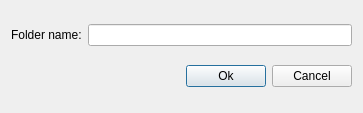
<?xml version="1.0" encoding="UTF-8"?>
<ui version="4.0">
 <class>AddNoteFolderDialog</class>
 <widget class="QDialog" name="AddNoteFolderDialog">
  <property name="geometry">
   <rect>
    <x>0</x>
    <y>0</y>
    <width>363</width>
    <height>113</height>
   </rect>
  </property>
  <property name="windowTitle">
   <string>Add note folder</string>
  </property>
  <layout class="QVBoxLayout" name="verticalLayout">
   <item>
    <layout class="QHBoxLayout" name="horizontalLayout">
     <item>
      <widget class="QLabel" name="label">
       <property name="text">
        <string>Folder name:</string>
       </property>
      </widget>
     </item>
     <item>
      <widget class="QLineEdit" name="m_newFolderNameEdit"/>
     </item>
    </layout>
   </item>
   <item>
    <layout class="QHBoxLayout" name="horizontalLayout_2">
     <item>
      <spacer name="horizontalSpacer">
       <property name="orientation">
        <enum>Qt::Horizontal</enum>
       </property>
       <property name="sizeHint" stdset="0">
        <size>
         <width>40</width>
         <height>20</height>
        </size>
       </property>
      </spacer>
     </item>
     <item>
      <widget class="QPushButton" name="m_okButton">
       <property name="text">
        <string>Ok</string>
       </property>
      </widget>
     </item>
     <item>
      <widget class="QPushButton" name="m_cancelButton">
       <property name="text">
        <string>Cancel</string>
       </property>
      </widget>
     </item>
    </layout>
   </item>
  </layout>
 </widget>
 <layoutdefault spacing="6" margin="11"/>
 <resources/>
 <connections/>
</ui>
